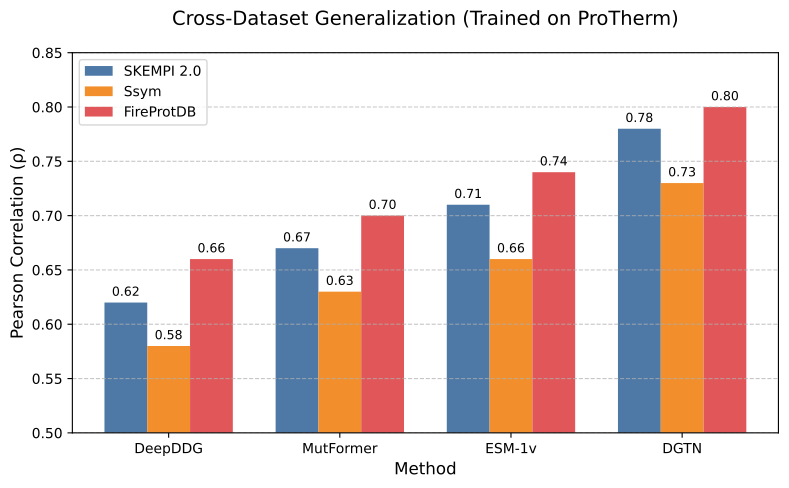

Write the Python code that produced this figure.
import matplotlib.pyplot as plt
import numpy as np

# Data from the table
methods = ['DeepDDG', 'MutFormer', 'ESM-1v', 'DGTN']
skempi = [0.62, 0.67, 0.71, 0.78]
ssym = [0.58, 0.63, 0.66, 0.73]
fireprotdb = [0.66, 0.70, 0.74, 0.80]

# Set up the figure
fig, ax = plt.subplots(figsize=(8, 5))

# Set width of bars and positions
bar_width = 0.25
index = np.arange(len(methods))

# Create bars
bars1 = ax.bar(index - bar_width, skempi, bar_width, label='SKEMPI 2.0', color='#4E79A7')
bars2 = ax.bar(index, ssym, bar_width, label='Ssym', color='#F28E2B')
bars3 = ax.bar(index + bar_width, fireprotdb, bar_width, label='FireProtDB', color='#E15759')

# Add labels, title, and legend
ax.set_xlabel('Method', fontsize=12)
ax.set_ylabel('Pearson Correlation (ρ)', fontsize=12)
ax.set_title('Cross-Dataset Generalization (Trained on ProTherm)', fontsize=14, pad=20)
ax.set_xticks(index)
ax.set_xticklabels(methods)
ax.legend()

# Add value labels on top of each bar
def add_labels(bars):
    for bar in bars:
        height = bar.get_height()
        ax.annotate(f'{height:.2f}',
                    xy=(bar.get_x() + bar.get_width() / 2, height),
                    xytext=(0, 3),  # 3 points vertical offset
                    textcoords="offset points",
                    ha='center', va='bottom', fontsize=9)

add_labels(bars1)
add_labels(bars2)
add_labels(bars3)

# Set y-axis limits and grid
ax.set_ylim(0.5, 0.85)
ax.grid(axis='y', linestyle='--', alpha=0.7)

# Adjust layout and save
plt.tight_layout()
# plt.savefig('cross_dataset_generalization.pdf', dpi=300, bbox_inches='tight')
plt.savefig('plot1.pdf', 
            format='pdf', 
            dpi=300,               # ignored for PDF but harmless
            bbox_inches='tight',
            transparent=False)     # set True if you need transparent background
plt.show()
